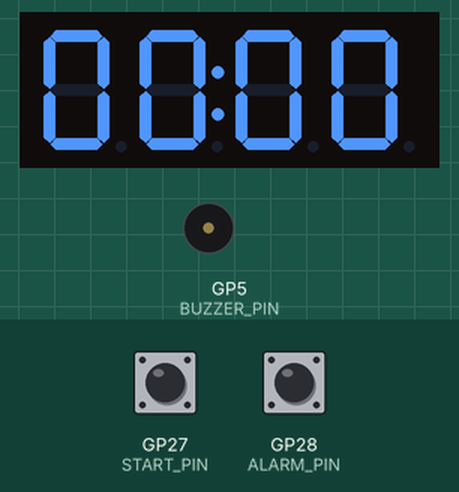
Recording of a sketch running on a simulated Raspberry Pi Pico W. Shown: 4-digit seven-segment display, buzzer (waves = sounding). Inputs (shaded band) come from the test bench; at power-on: GP27 (START_PIN) LOW, GP28 (ALARM_PIN) LOW.

Above: at 1.2 s.
1.3 s: GP27 (START_PIN) pulled HIGH for 0.15 s
At 2.7 s:
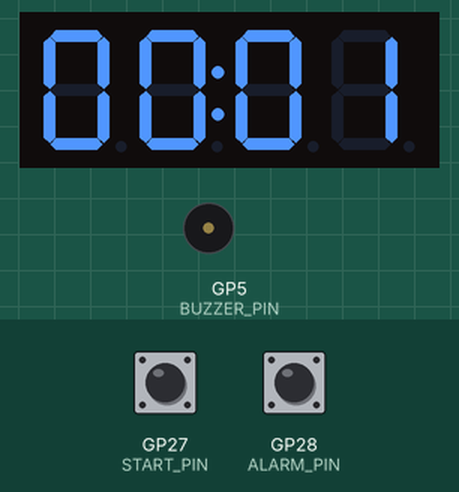
2.9 s: GP28 (ALARM_PIN) driven HIGH
At 4.2 s:
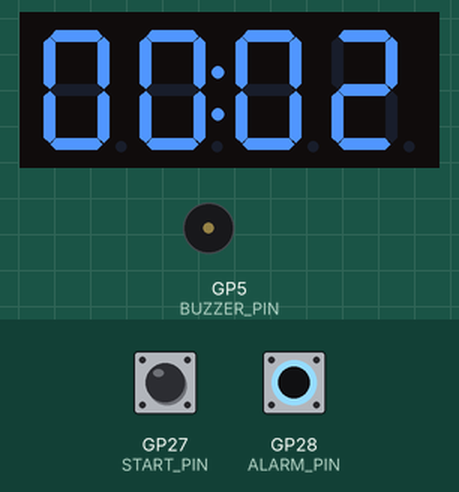
4.8 s: GP27 (START_PIN) pulled HIGH for 1 s
At 9.3 s:
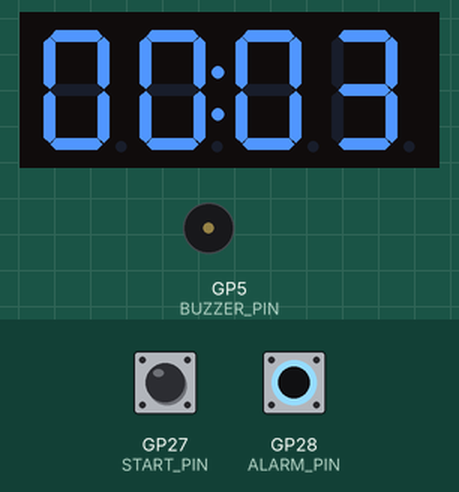
Timing chart, 0 to 10.8 s (numbered marks = the images above; inputs shaded):
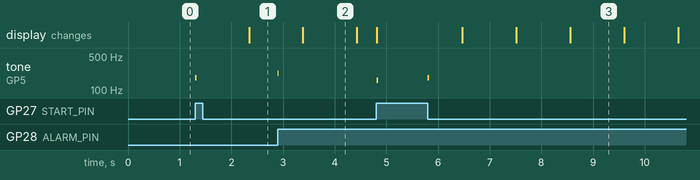

The sketch:

sketch.ino
```cpp
#include "TM1637.h"

TM1637 display;
int stopwatchTime = -1;

const long DEBOUNCE_DELAY = 150;
const int BUZZER_PIN = 5;
const int START_PIN = 27;
const int ALARM_PIN = 28;

void setup() {
  Serial1.begin(115200);
  display.begin(2, 3, 4);

  pinMode(START_PIN, INPUT); // Start/Stop Button
  pinMode(ALARM_PIN, INPUT); // Alarm Button
  pinMode(BUZZER_PIN, OUTPUT); // Buzzer

  incrementAlarm();
}

int alarmMinutes = -1;
boolean shouldBlink = false;

void incrementAlarm() {
  if (alarmMinutes == -2) alarmMinutes += 2;
  alarmMinutes++;
  if (alarmMinutes > 59) {
    alarmMinutes = 0;
  }

  display.displayTime(alarmMinutes, 00, true);
}

int milis = 0;
void count() {
  if (milis < 1000) {
    milis++;
    return;
  }
  milis = 0;
  stopwatchTime++;

  updateTime();
}

int minutes = 0;

void refreshTime() {
  minutes = stopwatchTime / 60;
  if (minutes > 59) {
    stopwatchTime = 1;
  }

  int seconds = stopwatchTime % 60;
  display.displayTime(minutes, seconds, true);
}

void updateTime() {
  refreshTime();

  if (alarmMinutes > -1 && minutes > 0 && minutes == alarmMinutes) {
    stopwatchTime = -1;
    shouldBlink = true;
  }
}

int lastOnOffState = 0;
long lastOnOffDebounce = 0;

int lastAlarmState = 0;
long lastAlarmDebounce = 0;
void loop() {
  delay(1);

  int onOffValue = digitalRead(START_PIN);
  if (lastOnOffState != onOffValue) {
    lastOnOffState = onOffValue;
    if ((millis() - lastOnOffDebounce) > DEBOUNCE_DELAY) {
      if (stopwatchTime == -1) {
        stopwatchTime = 0;
        shouldBlink = false;
        tone(BUZZER_PIN, 180, 30);
      } else {
        stopwatchTime = 0;
        updateTime();
        alarmMinutes = -2;
        stopwatchTime = -1;
        tone(BUZZER_PIN, 160, 30);
      }
      lastOnOffDebounce = millis();
    }
  }

  int alarmState = digitalRead(ALARM_PIN);
  if (lastAlarmState != alarmState) {
    lastAlarmState = alarmState;
    if (stopwatchTime == -1) {
      if ((millis() - lastAlarmDebounce) > DEBOUNCE_DELAY) {
        incrementAlarm();
        tone(BUZZER_PIN, 170, 20);
        lastAlarmDebounce = millis();
      }
    } else {
      tone(BUZZER_PIN, 220, 20);
    }
  }

  if (shouldBlink) {
    shouldBlink = false;
    for (int i = 0; i < 3; i++ ) {
      display.displayClear();
      delay(330);
      display.displayTime(alarmMinutes, 00, true);
      tone(BUZZER_PIN, 260, 30);
      delay(300);
    }
    display.displayTime(00, 00, true);
    alarmMinutes = -2;
  }

  if (stopwatchTime > -1) {
    count();
  }
}
```

Measured:
- after the input at 1.3 s, tone on GP5 (BUZZER_PIN): silent → 180 Hz at once, → silent 0.03 s later; the display: changes after 1.0 s (image 1)
- after the input at 2.9 s, tone on GP5 (BUZZER_PIN): silent → 220 Hz at once, → silent 0.02 s later
- after the input at 4.8 s, tone on GP5 (BUZZER_PIN): silent → 160 Hz at once, → silent 0.03 s later, → 180 Hz 0.96 s later, → silent 0.03 s later
- what the display in image 2 shows lasts 1.0 s, from 3.4 s to 4.4 s
